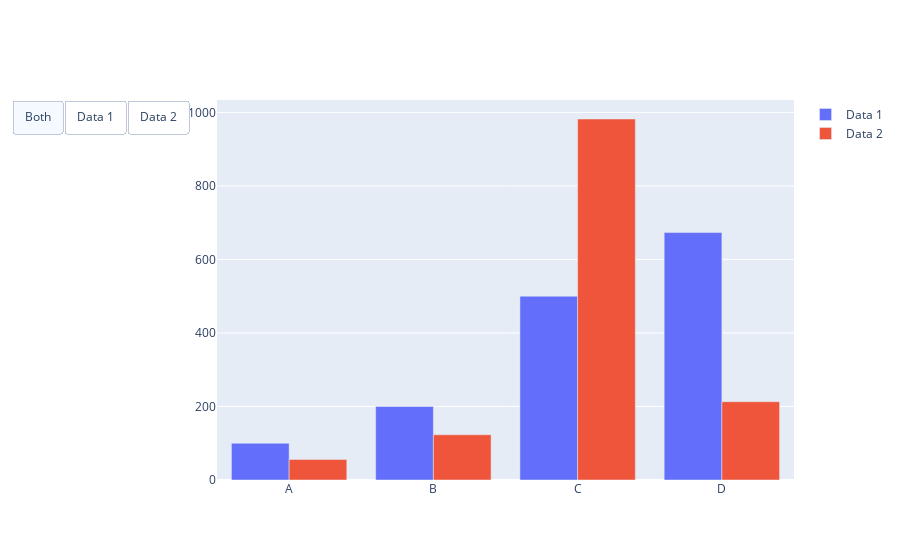

Here is the notebook cell this chart was saved with:
### Code cell
import plotly.graph_objects as px
import numpy
  
  
# creating random data through randomint
# function of numpy.random
np.random.seed(42)
  
random_x = np.random.randint(1, 101, 100)
random_y = np.random.randint(1, 101, 100)
  
x = ['A', 'B', 'C', 'D']
  
plot = px.Figure(data=[go.Bar(
    name='Data 1',
    x=x,
    y=[100, 200, 500, 673]
),
    go.Bar(
    name='Data 2',
    x=x,
    y=[56, 123, 982, 213]
)
])
  
  
# Add dropdown
plot.update_layout(
    updatemenus=[
        dict(
            type="buttons",
            direction="left",
            buttons=list([
                dict(label="Both",
                     method="update",
                     args=[{"visible": [True, True]},
                           {"title": "Both"}]),
                dict(label="Data 1",
                     method="update",
                     args=[{"visible": [True, False]},
                           {"title": "Data 1",
                            }]),
                dict(label="Data 2",
                     method="update",
                     args=[{"visible": [False, True]},
                           {"title": "Data 2",
                            }]),
            ]),
        )
    ])
  
plot.show()

### Figure 1 — Plotly figure (JSON) as saved in the notebook; plotly's stock layout.template omitted (floating-point values rounded to 4 significant figures)
{"data": [{"name": "Data 1", "type": "bar", "x": ["A", "B", "C", "D"], "y": [100, 200, 500, 673]}, {"name": "Data 2", "type": "bar", "x": ["A", "B", "C", "D"], "y": [56, 123, 982, 213]}], "layout": {"updatemenus": [{"buttons": [{"args": [{"visible": [true, true]}, {"title": "Both"}], "label": "Both", "method": "update"}, {"args": [{"visible": [true, false]}, {"title": "Data 1"}], "label": "Data 1", "method": "update"}, {"args": [{"visible": [false, true]}, {"title": "Data 2"}], "label": "Data 2", "method": "update"}], "direction": "left", "type": "buttons"}]}}
